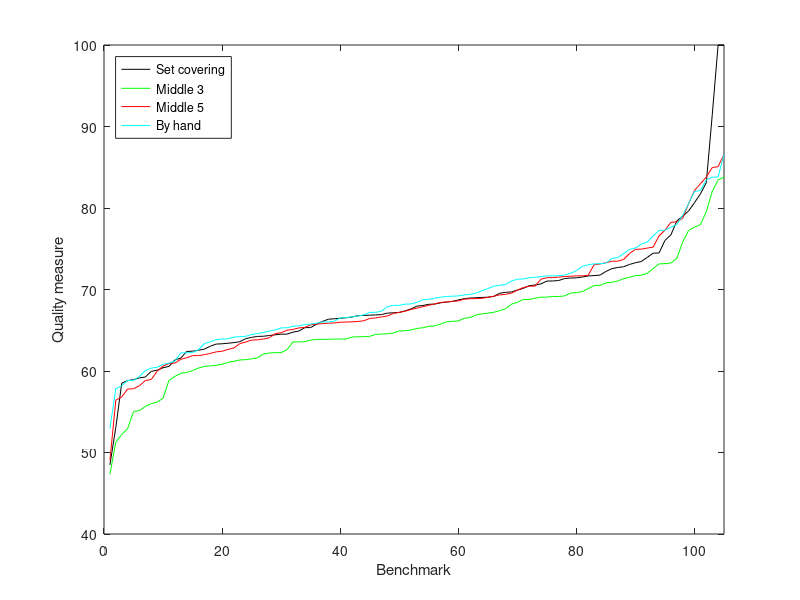

Here is the MATLAB script that generated this plot:
%
% Quality correlate over benchmarks in the Photographic Survey.
%
function cmd_quality()

%
% Using quality correlate, choose smallest value for "middle" method
% that gives a greater than or equal quality correlate compared to
% set covering method. If no value for middle gives a greater than
% or equal value, choose the smallest value that gives the highest
% quality correlate.
%
determinedByHand = [ ...
 5, ... % 507:                    5
 9, ... % AhwahneeGreatLounge:    9
 7, ... % AirBellowsGap:          7
 5, ... % AmikeusBeaverDamPM1:    5
 3, ... % AmikeusBeaverDamPM2:    3
 5, ... % ArtistPalette:          5
 3, ... % BalancedRock:           3
 3, ... % BandonSunset1:          3
 5, ... % BandonSunset2:          5
 5, ... % BarHarborPresunrise:    5
 5, ... % BarHarborSunrise:       5
 5, ... % BenJerrys:              5
 3, ... % BigfootPass:            3
 3, ... % BloomingGorse1:         3
 3, ... % BloomingGorse2:         3
 3, ... % CadesCove:              3
 3, ... % CanadianFalls:          3
 5, ... % CemeteryTree1:          5
 5, ... % CemeteryTree2:          5
 3, ... % DelicateArch:           3
 3, ... % DelicateFlowers:        3
 3, ... % DevilsBathtub:          3
 3, ... % DevilsGolfCourse:       3
 5, ... % DevilsTower:            5
 3, ... % ElCapitan:              3
 3, ... % Exploratorium1:         3
 3, ... % Exploratorium2:         3
 5, ... % Flamingo:               5
 3, ... % FourCornersStorm:       3
 5, ... % Frontier:               5
 5, ... % GeneralGrant:           5
 3, ... % GeneralSherman:         3
 3, ... % GoldenGate1:            3
 5, ... % GoldenGate2:            5
 5, ... % HalfDomeSunset:         5
 3, ... % HallofFame:             3
 7, ... % HancockKitchenInside:   7
 5, ... % HancockKitchenOutside:  5
 3, ... % HancockSeedField:       3
 3, ... % HDRMark:                3
 3, ... % HooverDam:              3
 7, ... % HooverGarage:           7
 5, ... % JesseBrownsCabin:       5
 3, ... % KingsCanyon:            3
 5, ... % LabBooth:               5
 9, ... % LabTypwriter:           9
 7, ... % LabWindow:              7
 5, ... % LadyBirdRedwoods:       5
 9, ... % LasVegasStore:          9
 5, ... % LetchworthTeaTable1:    5
 5, ... % LetchworthTeaTable2:    5
 5, ... % LittleRiver:            5
 7, ... % LuxoDoubleChecker:      7
 3, ... % M3MiddlePond:           3
 3, ... % MackinacBridge:         3
 3, ... % MammothHotSprings:      3
 3, ... % MasonLake1:             3
 3, ... % MasonLake2:             3
 5, ... % McKeesPub:              5
 3, ... % MiddlePond:             3
 3, ... % MirrorLake:             3
 5, ... % MtRushmore1:            5
 5, ... % MtRushmore2:            5
 5, ... % MtRushmoreFlags:        5
 3, ... % NiagaraFalls:           3
 3, ... % NorthBubble:            3
 3, ... % OCanadaLights:          3
 5, ... % OCanadaNoLights:        5
 5, ... % OldFaithfulInn:         5
 3, ... % OtterPoint:             3
 3, ... % PaulBunyan:             3
 3, ... % PeckLake:               3
 7, ... % Peppermill:             7
 3, ... % Petroglyphs:            3
 3, ... % RedwoodSunset:          3
 3, ... % RITTiger:               3
 7, ... % RoadsEndFireDamage:     7
 5, ... % RoundBarnInside:        5
 3, ... % RoundStoneBarn:         3
 3, ... % Route66Museum:          3
 3, ... % SequoiaRemains:         3
 3, ... % SmokyTunnel:            3
 5, ... % SouthBranchKingsRiver:  5
 3, ... % SunsetPoint1:           3
 3, ... % SunsetPoint2:           3
 3, ... % TaughannockFalls:       3
 3, ... % TheGrotto:              3
 5, ... % TheNarrows1:            5
 3, ... % TheNarrows2:            3
 5, ... % TheNarrows3:            5
 3, ... % TunnelView1:            3
 3, ... % TunnelView2:            3
 3, ... % TupperLake1:            3
 3, ... % TupperLake2:            3
 3, ... % UpheavalDome:           3
 5, ... % URChapel1:              5
 7, ... % URChapel2:              7
 7, ... % WaffleHouse:            7
 5, ... % WallDrug:               5
 5, ... % WestBranchAusable1:     5
 5, ... % WestBranchAusable2:     5
 7, ... % WillyDesk:              7
 5, ... % WillySentinel:          5
 3, ... % YosemiteFalls:          3
 3];    % Zentrum:                3

determinedBySetCovering = [ ...
 3, ...	% 507, 3
 7, ...	% AhwahneeGreatLounge, 7
 3, ...	% AirBellowsGap, 3
 5, ...	% AmikeusBeaverDamPM1, 5
 5, ...	% AmikeusBeaverDamPM2, 5
 3, ...	% ArtistPalette, 3
 3, ...	% BalancedRock, 3
 3, ...	% BandonSunset1, 3
 3, ...	% BandonSunset2, 3
 5, ...	% BarHarborPresunrise, 5
 3, ...	% BarHarborSunrise, 3
 5, ...	% BenJerrys, 5
 3, ...	% BigfootPass, 3
 3, ...	% BloomingGorse1, 3
 5, ...	% BloomingGorse2, 5
 3, ...	% CadesCove, 3
 3, ...	% CanadianFalls, 3
 5, ...	% CemeteryTree1, 5
 5, ...	% CemeteryTree2, 5
 3, ...	% DelicateArch, 3
 3, ...	% DelicateFlowers, 3
 5, ...	% DevilsBathtub, 5
 3, ...	% DevilsGolfCourse, 3
 3, ...	% DevilsTower, 3
 3, ...	% ElCapitan, 3
 3, ...	% Exploratorium1, 3
 5, ...	% Exploratorium2, 5
 9, ...	% Flamingo, 9
 3, ...	% FourCornersStorm, 3
 9, ...	% Frontier, 9
 3, ...	% GeneralGrant, 3
 3, ...	% GeneralSherman, 3
 3, ...	% GoldenGate1, 3
 5, ...	% GoldenGate2, 5
 5, ...	% HDRMark, 5
 5, ...	% HalfDomeSunset, 5
 3, ...	% HallofFame, 3
 3, ...	% HancockKitchenInside, 3
 3, ...	% HancockKitchenOutside, 3
 3, ...	% HancockSeedField, 3
 3, ...	% HooverDam, 3
 3, ...	% HooverGarage, 3
 3, ...	% JesseBrownsCabin, 3
 3, ...	% KingsCanyon, 3
 5, ...	% LabBooth, 5
 5, ...	% LabTypwriter, 5
 3, ...	% LabWindow, 3
 5, ...	% LadyBirdRedwoods, 5
 9, ...	% LasVegasStore, 9
 3, ...	% LetchworthTeaTable1, 3
 3, ...	% LetchworthTeaTable2, 3
 5, ...	% LittleRiver, 5
 5, ...	% LuxoDoubleChecker, 5
 5, ...	% M3MiddlePond, 5
 3, ...	% MackinacBridge, 3
 3, ...	% MammothHotSprings, 3
 3, ...	% MasonLake1, 3
 3, ...	% MasonLake2, 3
 7, ...	% McKeesPub, 7
 3, ...	% MiddlePond, 3
 3, ...	% MirrorLake, 3
 3, ...	% MtRushmore1, 3
 3, ...	% MtRushmore2, 3
 5, ...	% MtRushmoreFlags, 5
 3, ...	% NiagaraFalls, 3
 3, ...	% NorthBubble, 3
 5, ...	% OCanadaLights, 5
 3, ...	% OCanadaNoLights, 3
 3, ...	% OldFaithfulInn, 3
 7, ...	% OtterPoint, 7
 3, ...	% PaulBunyan, 3
 3, ...	% PeckLake, 3
 9, ...	% Peppermill, 9
 3, ...	% Petroglyphs, 3
 3, ...	% RITTiger, 3
 5, ...	% RedwoodSunset, 5
 5, ...	% RoadsEndFireDamage, 5
 7, ...	% RoundBarnInside, 7
 3, ...	% RoundStoneBarn, 3
 3, ...	% Route66Museum, 3
 3, ...	% SequoiaRemains, 3
 5, ...	% SmokyTunnel, 5
 5, ...	% SouthBranchKingsRiver, 5
 3, ...	% SunsetPoint1, 3
 3, ...	% SunsetPoint2, 3
 3, ...	% TaughannockFalls, 3
 5, ...	% TheGrotto, 5
 3, ...	% TheNarrows1, 3
 5, ...	% TheNarrows2, 5
 5, ...	% TheNarrows3, 5
 3, ...	% TunnelView1, 3
 3, ...	% TunnelView2, 3
 3, ...	% TupperLake1, 3
 3, ...	% TupperLake2, 3
 3, ...	% URChapel1, 3
 5, ...	% URChapel2, 5
 3, ...	% UpheavalDome, 3
 5, ...	% WaffleHouse, 5
 5, ...	% WallDrug, 5
 3, ...	% WestBranchAusable1, 3
 3, ...	% WestBranchAusable2, 3
 3, ...	% WillyDesk, 3
 5, ...	% WillySentinel, 5
 3, ...	% YosemiteFalls, 3
 7];   	% Zentrum, 7

barakat = [ ...
 45.49589443,  46.69925129,  55.62306672,  55.85088885,  56.53059198, ...
 57.43821549,  58.05531677,  58.17616577,  58.83672358,  59.15271031, ...
 59.16169313,  59.80323405,  59.89349629,  60.00234355,  60.11725746, ...
 60.37934266,  60.57520146,  60.64370871,  60.75719511,  60.78735420, ...
 60.96947835,  61.02080292,  61.05630234,  61.17302504,  61.66715828, ...
 61.68372707,  61.75941458,  61.84243866,  61.97270440,  62.18133609, ...
 62.45200797,  62.57052528,  62.57894268,  62.68004740,  62.84874961, ...
 62.89921446,  63.09804051,  63.10348360,  63.16011860,  63.30428331, ...
 63.30528434,  63.37386387,  63.40969122,  63.42267633,  63.47868054, ...
 63.72097878,  63.84019643,  64.09710007,  64.26800346,  64.32537623, ...
 64.41610840,  64.41875548,  64.43477991,  64.72276504,  64.80943768, ...
 64.86764504,  64.91443212,  65.11487235,  65.18022322,  65.19918496, ...
 65.27591746,  65.44668641,  65.53654057,  65.61203840,  65.66962862, ...
 65.82889788,  66.01613023,  66.38623190,  66.55463376,  66.82672348, ...
 67.04875452,  67.20538376,  67.30354744,  67.55275786,  67.59385370, ...
 67.77115383,  68.29369909,  68.31034767,  68.53653367,  68.67435097, ...
 68.89155753,  69.05738937,  69.26121354,  69.39247772,  69.54722780, ...
 69.71267580,  69.81105445,  69.90442731,  70.96107790,  71.04787313, ...
 71.45208894,  71.65018770,  72.08295295,  72.26680445,  72.85637004, ...
 72.86091359,  73.25182816,  73.30596243,  73.47217900,  73.71631140, ...
 75.11524879,  76.22971690,  76.40041630,  76.57538405,  78.46421311];

hasinoff = [ ...
 47.16610044,  47.66335844,  48.43225587,  48.71508720,  49.88671142, ...
 54.11059599,  54.88175225,  55.35540510,  55.44958589,  56.39497702, ...
 56.79994068,  57.68201416,  57.86459814,  58.09506814,  58.42640024, ...
 58.55955803,  58.67256447,  58.68142157,  58.73283654,  58.74093214, ...
 58.98692569,  59.01890201,  59.16288009,  59.20680213,  59.35960296, ...
 59.37546869,  59.39611931,  59.71166113,  59.80142923,  59.81237210, ...
 59.85487417,  59.93097384,  59.98125487,  60.03202306,  60.10259498, ...
 60.13036846,  60.13551151,  60.18125068,  60.35048138,  60.40424472, ...
 60.44199447,  60.51535814,  60.61748884,  60.71905945,  60.76766701, ...
 60.77181488,  60.79499751,  60.87323234,  60.96570470,  61.00256391, ...
 61.09614250,  61.31647332,  61.51186710,  61.54236521,  61.69810394, ...
 62.01550291,  62.13545760,  62.47398227,  62.63415884,  62.87307734, ...
 62.90129492,  62.98180788,  63.00589647,  63.21094075,  63.37592106, ...
 63.49176923,  63.49592719,  63.60925376,  63.72610492,  64.06368273, ...
 64.15019241,  64.18274413,  64.35783460,  64.37304937,  64.65685204, ...
 64.86017745,  65.14317125,  65.53495108,  65.69599893,  65.85747452, ...
 65.97507500,  66.42963782,  66.46087157,  67.09423348,  67.18744675, ...
 67.22712297,  67.38416892,  67.43088582,  67.67719074,  67.72990804, ...
 68.58688629,  68.70650571,  69.53000525,  69.90336919,  69.90897968, ...
 70.16777659,  70.36563731,  71.32590852,  71.34184545,  71.46981629, ...
 73.39550063,  73.80514281,  75.75344052,  75.93440436,  76.41586307];

keht = [ ...
 47.50322670,  52.36803325,  52.49993230,  53.89682520,  55.90831946, ...
 55.98311108,  57.17646839,  58.15402259,  59.29591853,  59.34190391, ...
 59.70365698,  59.74777840,  60.19035056,  60.27812526,  60.33064131, ...
 60.62561294,  60.81958280,  60.82573295,  60.92708388,  61.35967125, ...
 61.37962511,  61.69540972,  61.79671015,  61.88681271,  62.13379141, ...
 62.30192165,  62.42614579,  62.60101367,  62.65408565,  62.68599787, ...
 62.72049712,  62.82615242,  62.89010494,  62.99528490,  63.00505031, ...
 63.17329919,  63.34122902,  63.54649661,  63.70336751,  63.78929362, ...
 63.87975504,  63.91337607,  64.24816346,  64.30235297,  64.35779394, ...
 64.64814881,  64.86271726,  64.91919349,  65.04791249,  65.10189660, ...
 65.20078922,  65.21031869,  65.44398406,  65.45354181,  65.60731863, ...
 65.72447137,  65.72511619,  65.74988973,  65.76566861,  66.10202423, ...
 66.31090032,  66.32546420,  66.36309934,  66.38248048,  66.39798459, ...
 66.55306021,  66.63732907,  66.76079758,  66.87742819,  67.00642992, ...
 67.21640907,  67.32406815,  67.81673475,  68.21331528,  68.59672075, ...
 68.61420819,  68.74667907,  69.24477032,  69.61341786,  69.86995877, ...
 70.04396828,  70.31395151,  70.34537562,  70.67878321,  70.85636861, ...
 70.86424056,  70.88396410,  71.09583494,  71.42609822,  71.73752479, ...
 71.84513314,  72.07681600,  72.12127197,  72.37964460,  72.55624890, ...
 73.16805588,  73.48048314,  73.61464134,  74.38428812,  74.67247552, ...
 76.09225914,  77.05376995,  78.26193590,  79.39056719,  82.84316803];

middle3 = [ ...
 47.32601116,  51.26311804,  52.20943792,  52.93105885,  55.03171309, ...
 55.15084896,  55.64560463,  56.00243582,  56.17783254,  56.67232317, ...
 58.84895951,  59.33397142,  59.71854162,  59.82483650,  60.05295816, ...
 60.36082764,  60.56581994,  60.62734778,  60.70062414,  60.82666133, ...
 61.05553344,  61.19950506,  61.36049757,  61.38718613,  61.49037229, ...
 61.61287074,  62.07582395,  62.21412161,  62.25144035,  62.25541987, ...
 62.62059577,  63.56348298,  63.56976758,  63.59551202,  63.79680982, ...
 63.87837204,  63.87855916,  63.89732498,  63.91414295,  63.91775682, ...
 63.93830502,  64.16308399,  64.20475071,  64.20766438,  64.25256451, ...
 64.48962813,  64.52904215,  64.57963494,  64.64806498,  64.90227872, ...
 64.93827371,  65.03573809,  65.22764484,  65.30354479,  65.48226094, ...
 65.53901247,  65.75972000,  66.02304336,  66.09937919,  66.13794073, ...
 66.46907260,  66.55581860,  66.87872136,  67.00804044,  67.09557437, ...
 67.20030423,  67.40916991,  67.63225468,  68.20392985,  68.41656119, ...
 68.76570385,  68.78402543,  68.93346228,  69.05917926,  69.06408866, ...
 69.14240687,  69.14537889,  69.21420306,  69.55898228,  69.61663191, ...
 69.75018232,  70.10961677,  70.49071750,  70.50722654,  70.81463091, ...
 70.88510631,  71.03605989,  71.33768344,  71.49727748,  71.70231617, ...
 71.75482392,  71.99098063,  72.55924182,  73.14474781,  73.16805588, ...
 73.23894303,  73.81575506,  75.81375856,  77.24162997,  77.65291064, ...
 77.96253377,  79.52512154,  82.01866300,  83.43879480,  83.80534092];

middle5 = [ ...
 49.01806603,  56.41640019,  56.82388215,  57.79052046,  57.82011849, ...
 58.19664186,  58.83270239,  58.95641731,  59.96210731,  60.59266996, ...
 60.92718012,  60.96807297,  61.43447157,  61.62218548,  61.89060765, ...
 61.89318368,  62.00301088,  62.15544071,  62.34950367,  62.42428579, ...
 62.65368878,  62.82495535,  63.35955713,  63.55967827,  63.79634319, ...
 63.83033497,  63.92051392,  64.07834928,  64.58472088,  64.70212310, ...
 65.00544297,  65.10372055,  65.29020440,  65.34649833,  65.66702916, ...
 65.75593491,  65.81300693,  65.86685745,  65.89470009,  65.98187163, ...
 66.00831975,  66.03182631,  66.07859610,  66.16506712,  66.44839504, ...
 66.51512361,  66.63327221,  66.75221542,  67.05476216,  67.19294821, ...
 67.33698254,  67.55292531,  67.71510826,  67.89287471,  68.05823661, ...
 68.23494889,  68.41309117,  68.46764512,  68.54976314,  68.59473398, ...
 68.81495264,  68.87368711,  68.87756267,  68.91827486,  69.04058805, ...
 69.17712310,  69.33828025,  69.39929796,  69.55148476,  69.91627153, ...
 70.23853093,  70.40349215,  70.41600931,  71.26621779,  71.44744225, ...
 71.46158145,  71.51714094,  71.58833541,  71.62460939,  71.66918612, ...
 71.67244298,  71.74248368,  73.03888731,  73.13501169,  73.28100760, ...
 73.46428886,  73.46919200,  73.68297089,  74.41487046,  74.92784762, ...
 74.95566375,  75.08221652,  75.20367838,  76.57868184,  77.27881469, ...
 78.24113977,  78.31243361,  78.73489806,  80.53931184,  82.14797274, ...
 82.97496008,  83.78406829,  84.95476338,  85.07784519,  86.57869985];

middle7 = [ ...
 49.01806603,  56.82388215,  57.82011849,  58.94922713,  58.95641731, ...
 59.96210731,  60.44930953,  60.45098738,  60.51669426,  60.59266996, ...
 60.96807297,  61.62218548,  61.89318368,  62.15544071,  62.42428579, ...
 62.65368878,  63.27047257,  63.35955713,  63.79634319,  63.84103354, ...
 63.88341348,  64.24812018,  64.58472088,  64.70212310,  64.73844603, ...
 65.00544297,  65.10372055,  65.23347613,  65.34649833,  65.66702916, ...
 65.68578788,  65.75593491,  65.81300693,  65.86685745,  65.89470009, ...
 65.98187163,  66.03182631,  66.14158349,  66.16506712,  66.18006703, ...
 66.26713565,  66.51512361,  66.63327221,  67.05476216,  67.19294821, ...
 67.33698254,  67.55292531,  67.89287471,  68.05234181,  68.05823661, ...
 68.23494889,  68.41309117,  68.46764512,  68.54976314,  68.59473398, ...
 68.87756267,  68.91827486,  69.04058805,  69.23173118,  69.33828025, ...
 69.55148476,  69.84903297,  70.23853093,  70.40349215,  70.41600931, ...
 71.10140977,  71.14526517,  71.19574184,  71.26621779,  71.29076530, ...
 71.44744225,  71.46158145,  71.51714094,  71.66918612,  71.67244298, ...
 72.11174056,  72.17413362,  72.30269942,  72.47987412,  72.58818901, ...
 72.83002799,  73.01191061,  73.03888731,  73.13501169,  73.29138659, ...
 73.46919200,  73.68297089,  74.92784762,  74.95566375,  75.08221652, ...
 75.20367838,  75.57098609,  76.57868184,  77.27881469,  78.24113977, ...
 78.31243361,  78.73489806,  79.51118352,  80.53931184,  82.97496008, ...
 83.78406829,  84.95476338,  85.07784519,  86.57869985,  89.18887304];

middle9 = [ ...
 49.01806603,  56.82388215,  57.82011849,  58.94922713,  58.95641731, ...
 59.96210731,  60.44930953,  60.45098738,  60.51669426,  60.59266996, ...
 60.96807297,  61.62218548,  61.89318368,  62.15544071,  62.42428579, ...
 62.65368878,  63.35955713,  63.78834176,  63.79634319,  63.88341348, ...
 64.24812018,  64.58472088,  64.70212310,  64.96911817,  65.00544297, ...
 65.10372055,  65.34649833,  65.53106068,  65.66702916,  65.68578788, ...
 65.70554003,  65.75593491,  65.81300693,  65.86685745,  65.89470009, ...
 65.98187163,  66.03182631,  66.06120257,  66.16506712,  66.18006703, ...
 66.51512361,  66.63327221,  67.05476216,  67.19294821,  67.33698254, ...
 67.55292531,  67.89287471,  68.05234181,  68.05823661,  68.23494889, ...
 68.41309117,  68.46764512,  68.54976314,  68.59473398,  68.87756267, ...
 68.91827486,  69.04058805,  69.23173118,  69.33828025,  69.55148476, ...
 69.84903297,  70.23853093,  70.40349215,  70.41600931,  70.62160459, ...
 71.10140977,  71.14526517,  71.26621779,  71.29076530,  71.44744225, ...
 71.46158145,  71.50454690,  71.51714094,  71.66918612,  71.67244298, ...
 71.70161634,  72.11174056,  72.17413362,  72.47987412,  73.01191061, ...
 73.03888731,  73.13501169,  73.46919200,  73.68297089,  73.91910479, ...
 74.23678247,  74.92784762,  74.95566375,  75.08221652,  75.20367838, ...
 75.57098609,  76.57868184,  77.27881469,  78.24113977,  78.31243361, ...
 78.73489806,  79.09229465,  79.51118352,  80.53931184,  82.97496008, ...
 83.78406829,  84.95476338,  85.07784519,  86.57869985,  89.18887304];

middle3unsorted = [ ...
  67.00804044, 64.52904215, 55.64560463, 63.89732498, 62.62059577, ...
  69.14240687, 62.25541987, 66.55581860, 64.64806498, 67.40916991, ...
  55.03171309, 61.38718613, 71.03605989, 65.75972000, 62.25144035, ...
  69.55898228, 64.16308399, 63.79680982, 61.61287074, 71.75482392, ...
  77.96253377, 65.53901247, 71.70231617, 56.00243582, 69.14537889, ...
  65.48226094, 64.20766438, 63.56976758, 64.25256451, 64.57963494, ...
  67.63225468, 77.24162997, 66.87872136, 47.32601116, 65.22764484, ...
  59.33397142, 59.71854162, 70.88510631, 73.16805588, 73.23894303, ...
  68.41656119, 61.49037229, 55.15084896, 63.59551202, 63.56348298, ...
  71.33768344, 51.26311804, 60.56581994, 60.62734778, 62.07582395, ...
  72.55924182, 63.91775682, 61.36049757, 63.93830502, 65.03573809, ...
  65.30354479, 75.81375856, 69.21420306, 79.52512154, 64.48962813, ...
  60.36082764, 60.70062414, 69.06408866, 70.49071750, 60.05295816, ...
  70.10961677, 68.93346228, 69.61663191, 59.82483650, 52.93105885, ...
  66.02304336, 61.19950506, 61.05553344, 68.20392985, 64.90227872, ...
  71.99098063, 64.20475071, 70.81463091, 67.20030423, 73.81575506, ...
  77.65291064, 68.76570385, 63.91414295, 83.43879480, 83.80534092, ...
  82.01866300, 58.84895951, 63.87855916, 69.05917926, 63.87837204, ...
  60.82666133, 71.49727748, 66.09937919, 62.21412161, 68.78402543, ...
  56.17783254, 66.13794073, 67.09557437, 64.93827371, 69.75018232, ...
  66.46907260, 52.20943792, 56.67232317, 70.50722654, 73.14474781];

middle5unsorted = [ ...
  74.41487046, 66.44839504, 57.79052046, 71.67244298, 62.15544071, ...
  71.26621779, 62.34950367, 65.00544297, 67.19294821, 69.33828025, ...
  58.83270239, 63.35955713, 69.04058805, 66.16506712, 62.42428579, ...
  68.59473398, 67.55292531, 69.17712310, 66.75221542, 74.95566375, ...
  78.24113977, 67.05476216, 75.20367838, 80.53931184, 68.81495264, ...
  65.10372055, 64.70212310, 66.00831975, 56.82388215, 65.29020440, ...
  74.92784762, 78.73489806, 73.68297089, 60.96807297, 75.08221652, ...
  59.96210731, 62.00301088, 77.27881469, 69.55148476, 73.28100760, ...
  68.91827486, 61.89060765, 69.39929796, 64.07834928, 68.23494889, ...
  71.62460939, 56.41640019, 66.51512361, 63.83033497, 63.92051392, ...
  82.14797274, 73.03888731, 61.43447157, 65.81300693, 65.34649833, ...
  65.75593491, 61.89318368, 68.46764512, 86.57869985, 65.98187163, ...
  63.79634319, 65.86685745, 76.57868184, 83.78406829, 60.59266996, ...
  71.51714094, 68.87368711, 70.40349215, 68.05823661, 49.01806603, ...
  65.66702916, 61.62218548, 63.55967827, 68.41309117, 65.89470009, ...
  68.87756267, 66.07859610, 71.58833541, 70.41600931, 73.13501169, ...
  78.31243361, 68.54976314, 64.58472088, 85.07784519, 84.95476338, ...
  82.97496008, 58.95641731, 71.44744225, 73.46919200, 66.63327221, ...
  60.92718012, 71.74248368, 66.03182631, 62.65368878, 70.23853093, ...
  58.19664186, 67.71510826, 69.91627153, 67.89287471, 71.66918612, ...
  67.33698254, 62.82495535, 57.82011849, 71.46158145, 73.46428886];

middle7unsorted = [ ...
  72.17413362, 71.19574184, 60.45098738, 71.67244298, 62.15544071, ...
  71.26621779, 60.51669426, 65.00544297, 67.19294821, 69.33828025, ...
  58.94922713, 63.35955713, 69.04058805, 66.16506712, 62.42428579, ...
  68.59473398, 67.55292531, 71.10140977, 66.18006703, 74.95566375, ...
  78.24113977, 67.05476216, 75.20367838, 80.53931184, 69.23173118, ...
  65.10372055, 64.70212310, 66.14158349, 56.82388215, 65.23347613, ...
  74.92784762, 78.73489806, 73.68297089, 60.96807297, 75.08221652, ...
  59.96210731, 65.68578788, 77.27881469, 69.55148476, 73.01191061, ...
  68.91827486, 71.29076530, 72.47987412, 63.88341348, 68.23494889, ...
  72.58818901, 75.57098609, 66.51512361, 66.26713565, 71.14526517, ...
  89.18887304, 73.03888731, 63.84103354, 65.81300693, 65.34649833, ...
  65.75593491, 61.89318368, 68.46764512, 86.57869985, 65.98187163, ...
  63.79634319, 65.86685745, 76.57868184, 83.78406829, 60.59266996, ...
  71.51714094, 79.51118352, 70.40349215, 68.05823661, 49.01806603, ...
  65.66702916, 61.62218548, 64.73844603, 68.41309117, 65.89470009, ...
  68.87756267, 68.05234181, 72.11174056, 70.41600931, 73.13501169, ...
  78.31243361, 68.54976314, 64.58472088, 85.07784519, 84.95476338, ...
  82.97496008, 58.95641731, 71.44744225, 73.46919200, 66.63327221, ...
  60.44930953, 64.24812018, 66.03182631, 62.65368878, 70.23853093, ...
  63.27047257, 69.84903297, 72.30269942, 67.89287471, 71.66918612, ...
  67.33698254, 72.83002799, 57.82011849, 71.46158145, 73.29138659];

middle9unsorted = [ ...
  72.17413362, 79.09229465, 60.45098738, 71.67244298, 62.15544071, ...
  71.26621779, 60.51669426, 65.00544297, 67.19294821, 69.33828025, ...
  58.94922713, 63.35955713, 69.04058805, 66.16506712, 62.42428579, ...
  68.59473398, 67.55292531, 71.10140977, 66.18006703, 74.95566375, ...
  78.24113977, 67.05476216, 75.20367838, 80.53931184, 69.23173118, ...
  65.10372055, 64.70212310, 65.70554003, 56.82388215, 63.78834176, ...
  74.92784762, 78.73489806, 73.68297089, 60.96807297, 75.08221652, ...
  59.96210731, 65.68578788, 77.27881469, 69.55148476, 73.01191061, ...
  68.91827486, 71.29076530, 72.47987412, 63.88341348, 68.23494889, ...
  73.91910479, 75.57098609, 66.51512361, 70.62160459, 71.14526517, ...
  89.18887304, 73.03888731, 66.06120257, 65.81300693, 65.34649833, ...
  65.75593491, 61.89318368, 68.46764512, 86.57869985, 65.98187163, ...
  63.79634319, 65.86685745, 76.57868184, 83.78406829, 60.59266996, ...
  71.51714094, 79.51118352, 70.40349215, 68.05823661, 49.01806603, ...
  65.66702916, 61.62218548, 64.96911817, 68.41309117, 65.89470009, ...
  68.87756267, 68.05234181, 72.11174056, 70.41600931, 73.13501169, ...
  78.31243361, 68.54976314, 64.58472088, 85.07784519, 84.95476338, ...
  82.97496008, 58.95641731, 71.44744225, 73.46919200, 66.63327221, ...
  60.44930953, 64.24812018, 66.03182631, 62.65368878, 70.23853093, ...
  65.53106068, 69.84903297, 71.50454690, 67.89287471, 71.66918612, ...
  67.33698254, 74.23678247, 57.82011849, 71.46158145, 71.70161634];

sesh = [ ...
 46.74597524,  47.63034606,  48.42317906,  48.62000280,  49.56029817, ...
 50.81267429,  51.58622860,  51.81566010,  51.91915666,  52.26713261, ...
 52.70953339,  53.54888425,  54.44392522,  54.96380524,  55.01685103, ...
 55.21699407,  55.31725810,  55.56919526,  55.64446563,  55.71143432, ...
 55.92003377,  55.93571932,  56.09813626,  56.27590607,  56.66784915, ...
 56.72823184,  56.93441139,  57.30286855,  57.68868518,  57.71233326, ...
 57.79558924,  57.79842199,  57.90398956,  57.90916169,  58.00144605, ...
 58.00642195,  58.01874454,  58.09581776,  58.31341462,  58.33374570, ...
 58.42608982,  58.43397103,  58.75371045,  58.89013971,  58.91252620, ...
 59.03655848,  59.16157999,  59.38279510,  59.78173804,  59.87681155, ...
 59.92453621,  59.92809806,  59.95530781,  60.01168641,  60.02242247, ...
 60.06872116,  60.44285638,  60.66572610,  60.71802687,  61.08144060, ...
 61.13569106,  61.13899430,  61.16891162,  61.18556612,  61.22011226, ...
 61.24315941,  61.27480021,  61.36316009,  61.45788083,  61.50618207, ...
 61.62669527,  61.67976171,  61.75862075,  61.76524622,  62.10690928, ...
 62.30392593,  62.31610453,  62.40122599,  62.43900965,  62.54435587, ...
 62.74869541,  62.86866763,  62.98119540,  63.14667053,  63.46642978, ...
 63.47070043,  63.56682750,  63.68812884,  63.75237592,  64.34221464, ...
 64.35695220,  64.69457830,  64.99185390,  66.09443588,  66.19820321, ...
 66.53020131,  67.44814114,  69.23715714,  69.49725474,  70.52664038, ...
 71.45843610,  71.55880523,  71.79676181,  73.14251379,  73.58821915];

setCovering = [ ...
 48.47506737,  53.07929315,  58.50819285,  58.82271833,  58.93867296, ...
 59.15566047,  59.26163403,  59.95482912,  60.09818239,  60.39817030, ...
 60.56324606,  61.34836636,  61.58401979,  62.39831303,  62.42991841, ...
 62.54169396,  62.68648577,  63.04118471,  63.30403241,  63.34122902, ...
 63.40766469,  63.48275317,  63.59596306,  63.96888217,  64.12767461, ...
 64.24472125,  64.26592868,  64.35481039,  64.44200737,  64.51924428, ...
 64.52097033,  64.77408298,  64.89950362,  65.31936646,  65.33055493, ...
 65.75284213,  66.08456545,  66.35414506,  66.41000178,  66.47427008, ...
 66.53315064,  66.62446290,  66.78840573,  66.81647941,  66.84869764, ...
 66.88487082,  66.91963094,  67.10336324,  67.14781100,  67.18512140, ...
 67.38141743,  67.62148717,  67.96472714,  68.03685982,  68.18621235, ...
 68.20585163,  68.36528577,  68.46284346,  68.53991063,  68.71765855, ...
 68.87322452,  68.95676303,  68.98874755,  69.02798853,  69.05804425, ...
 69.14718127,  69.53544264,  69.65115280,  69.70093040,  69.92601650, ...
 70.13343898,  70.46589497,  70.55229177,  70.68853758,  71.03519750, ...
 71.04787313,  71.10216475,  71.34580418,  71.40760360,  71.42889015, ...
 71.52995605,  71.66470818,  71.71015057,  71.76314661,  72.21562408, ...
 72.55624890,  72.70460243,  72.79004545,  73.07437297,  73.28298253, ...
 73.43640544,  73.94166788,  74.45645545,  74.48646620,  76.02062469, ...
 76.69451123,  78.40297254,  78.99869646,  79.63494061,  80.65134772, ...
 81.72361743,  83.10197848,  91.34376847, 100.00000000, 100.00000000];

setCoveringUnsorted = [ ...
  73.07437297, 81.72361743, 63.30403241, 78.99869646, 62.39831303, ...
  71.71015057, 71.66470818, 66.84869764, 66.47427008, 66.78840573, ...
  58.50819285, 61.58401979, 69.70093040, 65.75284213, 62.54169396, ...
  66.91963094, 64.24472125, 66.53315064, 64.52097033, 71.04787313, ...
  73.43640544, 63.59596306, 71.52995605, 71.10216475, 67.14781100, ...
  66.35414506, 64.12767461,100.00000000, 62.68648577,100.00000000, ...
  70.68853758, 74.48646620, 65.33055493, 48.47506737, 69.02798853, ...
  58.82271833, 68.98874755, 74.45645545, 68.46284346, 83.10197848, ...
  71.03519750, 69.53544264, 66.41000178, 63.34122902, 72.79004545, ...
  80.65134772, 59.95482912, 67.62148717, 71.34580418, 63.48275317, ...
  79.63494061, 64.77408298, 63.40766469, 63.04118471, 64.89950362, ...
  62.42991841, 72.21562408, 68.20585163, 91.34376847, 64.51924428, ...
  60.39817030, 73.94166788, 70.46589497, 76.69451123, 59.15566047, ...
  69.92601650, 68.53991063, 72.70460243, 71.42889015, 53.07929315, ...
  67.38141743, 59.26163403, 71.76314661, 68.36528577, 64.44200737, ...
  68.95676303, 67.10336324, 71.40760360, 63.96888217, 70.13343898, ...
  72.55624890, 69.14718127, 66.62446290, 66.81647941, 69.05804425, ...
  76.02062469, 60.09818239, 66.88487082, 68.18621235, 65.31936646, ...
  60.56324606, 67.18512140, 64.35481039, 61.34836636, 68.03685982, ...
  58.93867296, 68.87322452, 73.28298253, 67.96472714, 70.55229177, ...
  69.65115280, 66.08456545, 64.26592868, 68.71765855, 78.40297254];


    best = [];
    for j = 1:105
        l = determinedByHand(j);
        if( l == 3 )
	    best = [best middle3unsorted(j)];
        elseif( l == 5 )
	    best = [best middle5unsorted(j)];
        elseif( l == 7 )
	    best = [best middle7unsorted(j)];
        elseif( l == 9 )
	    best = [best middle9unsorted(j)];
        else
	    fprintf( 'trouble: %d\n', l );
        end
    end

    figure;
    %plot(barakat,'Color','black');
    plot(setCovering,'Color','black');
    hold on;
    %plot(hasinoff,'Color','blue');
    %plot(keht,'Color','magenta');
    %plot(sesh,'Color','red');
    plot(middle3,'Color','green');
    plot(middle5,'Color','red','LineStyle','-');
    plot(sort(best),'Color','cyan');
    %plot(middle7,'Color','red','LineStyle','--');
    %plot(middle9,'Color','red','LineStyle',':');
    xlim([0,105]);
    %ylim([10^-8,10^4]);
    legend({...
	'Set covering', ...
	'Middle 3', ...
	'Middle 5', ...
	'By hand'}, ...
	'Location','northwest');
    xlabel('Benchmark');
    ylabel('Quality measure');

end

